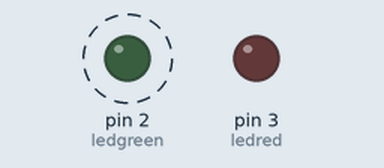
Simulated run of this sketch. Board: Arduino Uno, built with avr-gcc and run on an emulated ATmega328P. Parts: output pins drawn as LEDs (lit = HIGH). Dashed ring = blinking.

Above: at 0.5 s.
At 3.5 s:
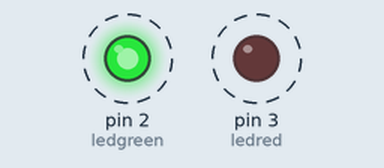
Timing chart, 0 to 4.6 s (numbered marks = the images above):
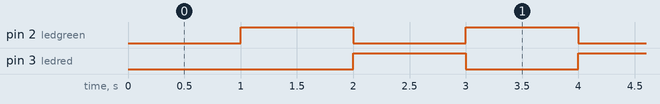

Measured:
- by itself, pin 2 (ledgreen), pin 3 (ledred): alternates HIGH for 1.0 s and LOW for 1.0 s
- by itself, everything shown: repeats every 2.0 s, in 3 steps

The sketch:

story_2.ino
```cpp
int ledgreen = 2, ledred = 3;

void setup() {
  pinMode(ledgreen, OUTPUT);
  pinMode(ledred, OUTPUT);
}

void loop() {
  digitalWrite(ledgreen, LOW);
  delay(1000);
  digitalWrite(ledgreen, HIGH);
  //delay(1000);
  digitalWrite(ledred, LOW);
  delay(1000);
  digitalWrite(ledred, HIGH);
  //delay(1000);
}
```
